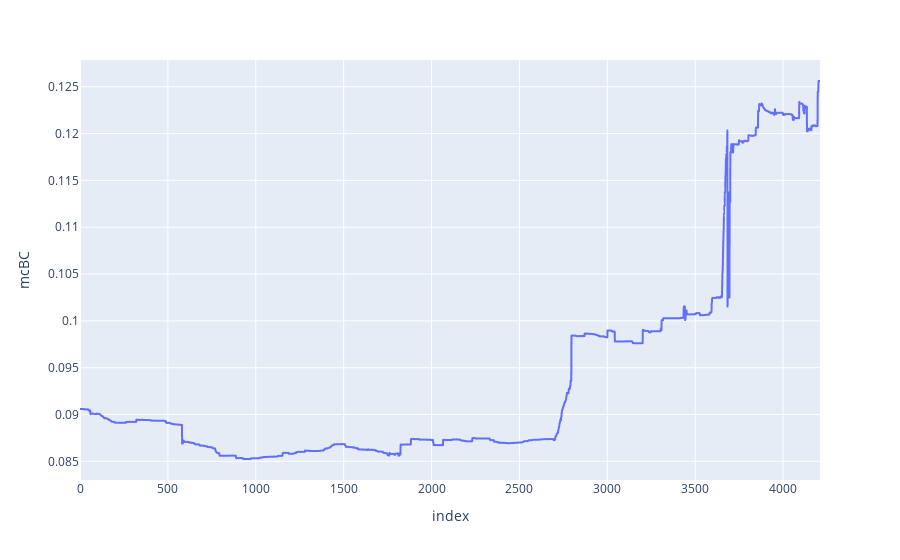

This figure's notebook cell:
### Code cell
px.line(df,x='index', y='mcBC', hover_data=['commit'])

### Figure 1 — Plotly figure (JSON) as saved in the notebook; plotly's stock layout.template omitted (floating-point values rounded to 4 significant figures; data arrays with more than 128 entries replaced by an {"elided": "..."} marker saying what was removed)
{"data": [{"customdata": {"elided": "4211x1 str values"}, "hovertemplate": "index=%{x}<br>mcBC=%{y}<br>commit=%{customdata[0]}<extra></extra>", "legendgroup": "", "line": {"color": "#636efa", "dash": "solid"}, "marker": {"symbol": "circle"}, "mode": "lines", "name": "", "showlegend": false, "type": "scattergl", "x": {"elided": "4211 int values"}, "xaxis": "x", "y": {"elided": "4211 float values"}, "yaxis": "y"}], "layout": {"autosize": true, "legend": {"tracegroupgap": 0}, "margin": {"t": 60}, "xaxis": {"anchor": "y", "autorange": true, "domain": [0, 1], "range": [0, 4210], "title": {"text": "index"}, "type": "linear"}, "yaxis": {"anchor": "x", "autorange": true, "domain": [0, 1], "range": [0.08301, 0.1279], "title": {"text": "mcBC"}, "type": "linear"}}}
